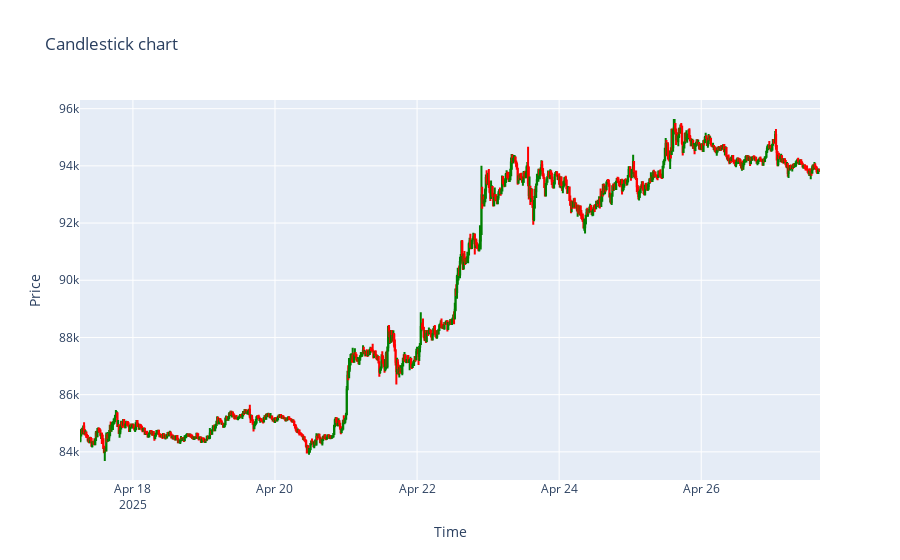

Notebook code cell kept with this figure:
### Code cell
# 繪製 Plotly K 線圖

fig = go.Figure(data=[go.Candlestick(
    x=kLine_df['time'],
    open=kLine_df['open'],
    high=kLine_df['high'],
    low=kLine_df['low'],
    close=kLine_df['close'],
    increasing_line_color='green',
    decreasing_line_color='red'
)])

fig.update_layout(
    title='Candlestick chart',
    xaxis_title='Time',
    yaxis_title='Price',
    xaxis_rangeslider_visible=False
)

fig.show()

### Figure 1 — Plotly figure (JSON) as saved in the notebook; plotly's stock layout.template omitted (floating-point values rounded to 4 significant figures; data arrays with more than 128 entries replaced by an {"elided": "..."} marker saying what was removed)
{"data": [{"close": {"elided": "1000 float values"}, "decreasing": {"line": {"color": "red"}}, "high": {"elided": "1000 float values"}, "increasing": {"line": {"color": "green"}}, "low": {"elided": "1000 float values"}, "open": {"elided": "1000 float values"}, "type": "candlestick", "x": {"elided": "1000 str values"}}], "layout": {"title": {"text": "Candlestick chart"}, "xaxis": {"rangeslider": {"visible": false}, "title": {"text": "Time"}}, "yaxis": {"title": {"text": "Price"}}}}
